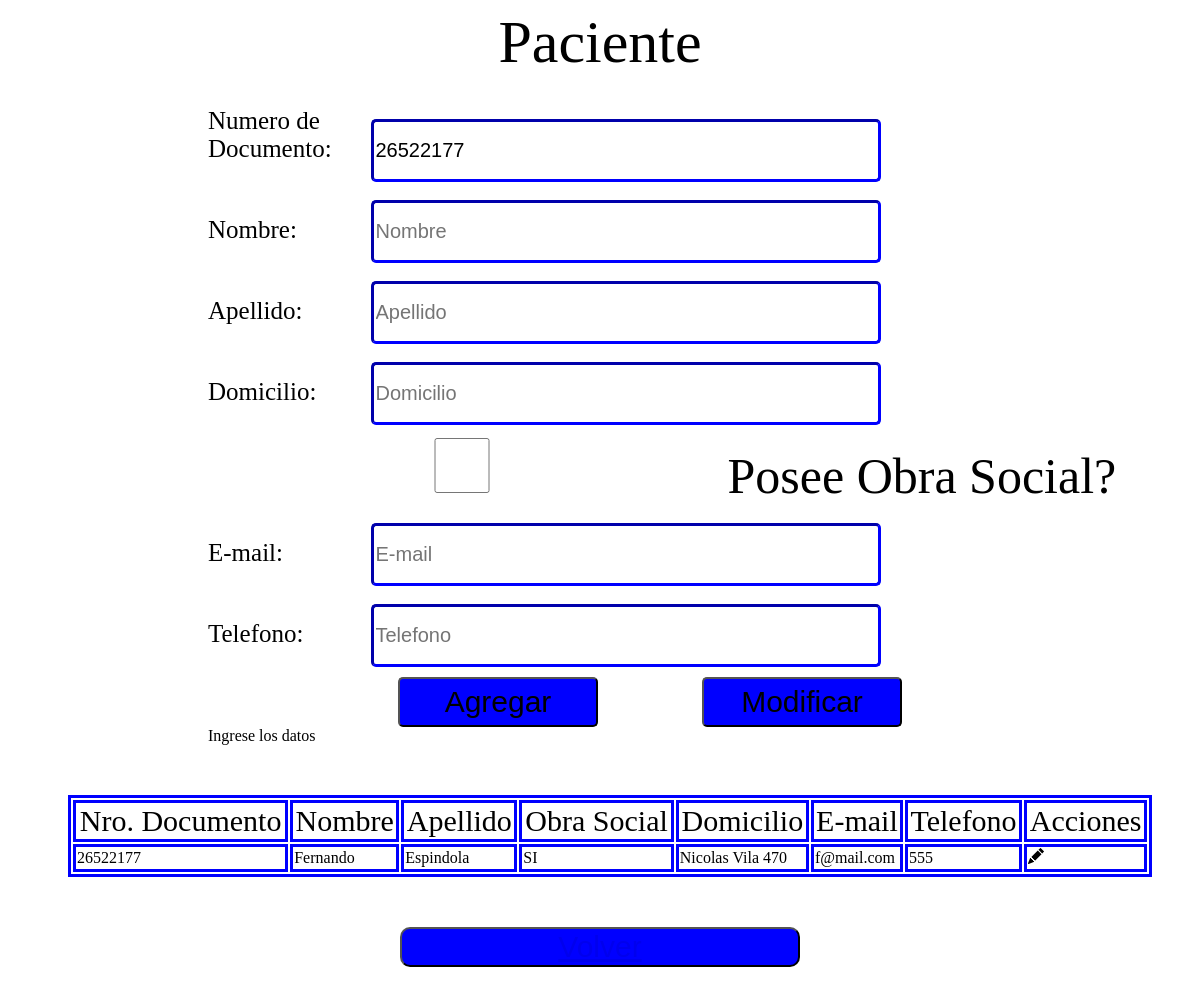
Page /proyectoClinicaSePrise/paciente/registro/regisro.php (signed in) on the committed database.
### tables this page shows
CREATE TABLE IF NOT EXISTS `paciente` (
  `idPaciente` int(4) NOT NULL AUTO_INCREMENT,
  `numDocumentoPaciente` int(20) NOT NULL UNIQUE,
  `nombrePaciente` varchar(100) NOT NULL,
  `apellidoPaciente` varchar(200) NOT NULL,
  `domicilioPaciente` varchar(400) NOT NULL,
  `mailPaciente` varchar(200) NOT NULL,
  `telefonoPaciente` varchar(50) NOT NULL,
  `poseeObraSocial` int(1) NOT NULL DEFAULT 0,
  PRIMARY KEY (`idPaciente`)
);

### proyectoClinicaSePrise/paciente/registro/regisro.php (the view, shortened to what this page needs)
<!DOCTYPE html>
<html lang="en">
<head>
    <link rel="stylesheet" href="css/style.css">
    <?php
        require("../../inc/conexion.php");
        if (isset($_SESSION['usuario'])) {
            $usuario = $_SESSION['usuario'];
        }
        $consulta = "select distinct * from paciente where numDocumentoPaciente = $usuario";
        $resultado = mysqli_query($conexion,$consulta);
        $mensaje = 'Ingrese los datos';
    ?>
</head>
<body>
    <main class="modulos">
        <div class="titulo-insumo">
            <p class="titulo-insumo-text">Paciente</p>
        </div>
        <form action="alta_paciente_sql.php" method="post" class="formulario-insumo">
            <div class="inputs">
                <label for="nroDoc" class="label-input">Numero de Documento:</label>
                <input type="text" id="nroDoc" name="nroDoc" value =<?php echo $usuario; ?> readonly>
            </div>
            <div class="inputs">
                <label for="nombre" class="label-input">Nombre:</label>
                <input type="text" id="nombre" name="nombre" placeholder="Nombre" required>
            </div>
            <div class="inputs">
                <label for="apellido" class="label-input">Apellido:</label>
                <input type="text" id="apellido" name="apellido" placeholder="Apellido" required>
            </div>
            <div class="inputs">
                <label for="domicilio" class="label-input">Domicilio:</label>
                <input type="text" id="domicilio" name="domicilio" placeholder="Domicilio" required>
            </div>
            <div class="inputs">
                <input type="checkbox" id="poseeOS" name="poseeOS" value="1">
                <label for="poseeOS">Posee Obra Social?</label>
            </div>
            <div class="inputs">
                <label for="email" class="label-input">E-mail:</label>
                <input type="text" id="email" name="email" placeholder="E-mail" required>
            </div>
            <div class="inputs">
                <label for="teleforno" class="label-input">Telefono:</label>
                <input type="text" id="telefono" name="telefono" placeholder="Telefono" required>
            </div>
            <div class="botones">
                <button button type="submit" class="btn-add">Agregar</button>
                <button button type="submit" class="btn-add btn-modificar" class="button-modificar">Modificar</button>
            </div>
            <?php echo $mensaje; ?>
        </form>
        <table class="tables-insumos">
            <thead class="table-headers">
                <tr>
                    <td>Nro. Documento</td>
                    <td>Nombre</td>
                    <td>Apellido</td>
                    <td>Obra Social</td>
                    <td>Domicilio</td>
                    <td>E-mail</td>
                    <td>Telefono</td>
                    <td>Acciones</td>
                </tr>
            </thead>
            <tbody class="table-success">
                <?php
                    while($fila=mysqli_fetch_array($resultado)){
                        echo "<tr>";
                            echo '<td>'.$fila['numDocumentoPaciente']."</td>";
                            echo '<td>'.$fila['nombrePaciente']."</td>";
                            echo "<td>".$fila['apellidoPaciente']."</td>";
                            if($fila['poseeObraSocial']==1){
                                $valor = "SI";
                            }
                            else{
                                $valor = "NO";
                            }
                            echo '<td>'.$valor."</td>";
                            echo '<td>'.$fila['domicilioPaciente']."</td>";
                            echo '<td>'.$fila['mailPaciente']."</td>";
                            echo '<td>'.$fila['telefonoPaciente']."</td>";
                            echo "<td>
                                    <a id='modificar'>
                                        <svg xmlns='http://www.w3.org/2000/svg' width='16' height='16' fill='currentColor' class='bi bi-pencil-fill' viewBox='0 0 16 16'>
                                            <path d='M12.854.146a.5.5 0 0 0-.707 0L10.5 1.793 14.207 5.5l1.647-1.646a.5.5 0 0 0 0-.708zm.646 6.061L9.793 2.5 3.293 9H3.5a.5.5 0 0 1 .5.5v.5h.5a.5.5 0 0 1 .5.5v.5h.5a.5.5 0 0 1 .5.5v.5h.5a.5.5 0 0 1 .5.5v.207zm-7.468 7.468A.5.5 0 0 1 6 13.5V13h-.5a.5.5 0 0 1-.5-.5V12h-.5a.5.5 0 0 1-.5-.5V11h-.5a.5.5 0 0 1-.5-.5V10h-.5a.5.5 0 0 1-.175-.032l-.179.178a.5.5 0 0 0-.11.168l-2 5a.5.5 0 0 0 .65.65l5-2a.5.5 0 0 0 .168-.11z'/>
                                        </svg>
                                    </a>
                                </td>";
                        echo "</tr>";
                        }
                ?>
            </tbody>
        </table>
        <div class="volver">
        <button class="btn-volver"><a href="http://localhost/proyectoClinicaSePrise/paciente/main-paciente.php">Volver</a></button>
        </div>
    </main>
</body>
</html>

### proyectoClinicaSePrise/paciente/registro/css/style.css (style rules this page uses)
.modulos { display: flex; flex-direction: column; }
.titulo-insumo { text-align: center; }
.titulo-insumo-text { margin-top: 0px; margin-bottom: 0px; font-size: 60px; }
.formulario-insumo { display: flex; flex-direction: column; padding-top: 30px; padding-left: 200px; padding-bottom: 50px; }
.label-input { display: inline-block; width: 150px; font-size: 25px; justify-items: flex-end; }
input { width: 500px; height: 55px; font-size: 20px; border-radius: 5px; border-width: 3px; border-color: blue; text-align: start; }
.inputs { padding-bottom: 10px; font-size: 50px; }
.botones { text-align: center; }
.botones button { width: 200px; height: 50px; background-color: blue; border-radius: 5px; font-size: 30px; }
.btn-add { margin-right: 100px; }
.volver { text-align: center; padding-top: 50px; padding-bottom: 50px; }
table, th, td { border: 3px solid blue; }
table { border-width: 3px; border-color: blue; margin-left: 60px; margin-right: 40px; }
.table-headers { font-size: 30px; text-align: center; }
.table-headers tr td { text-align: center; }
.btn-volver { width: 400px; height: 40px; border-radius: 10px; background-color: blue; font-size: 30px; }

### rows in the picture
paciente: numDocumentoPaciente "26522177", nombrePaciente "Fernando", apellidoPaciente "Espindola", poseeObraSocial "SI", domicilioPaciente "Nicolas Vila 470", mailPaciente "f@mail.com", telefonoPaciente "555"

### other values in the picture
$mensaje "Ingrese los datos"
